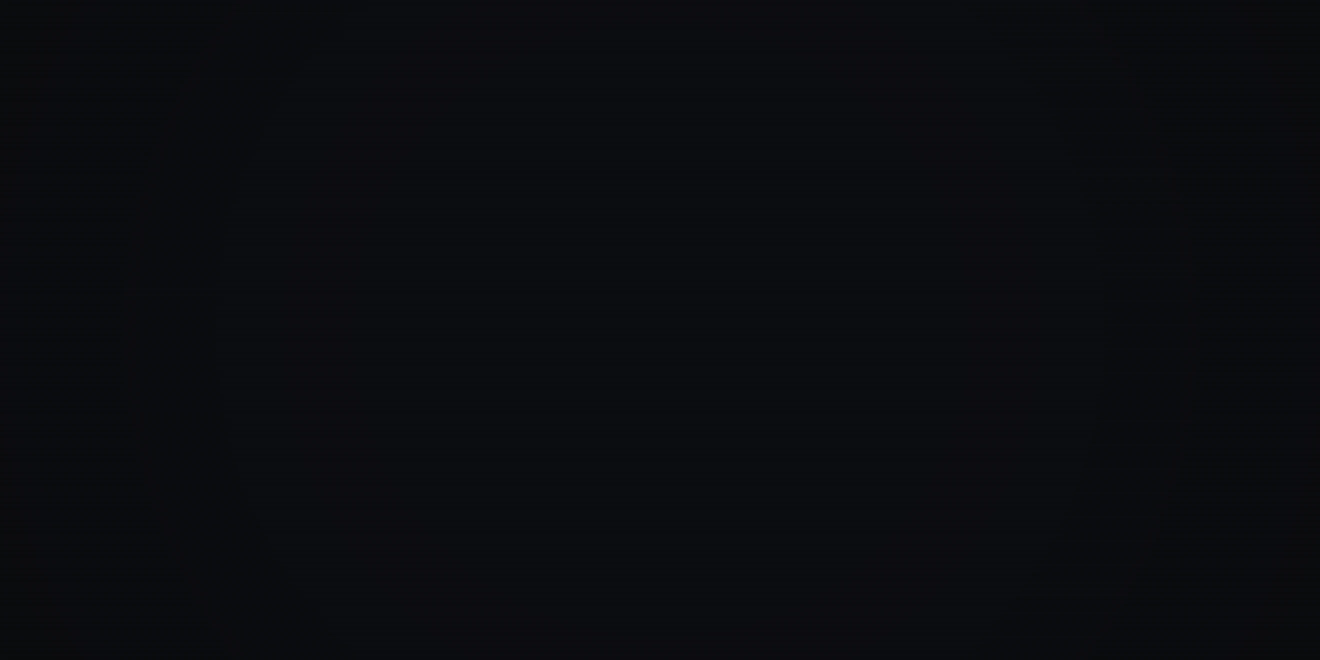
#> input picture assets/promo/guilyx-terminal.webp, 2640 x 1320 px (shown at 1/2 size); its folder holds only this picture in this run
$ python -i generate.py   (imports and definitions only)
#> lines starting #> are read from the running program, lines starting #| are printed output that depends on the picture
#!/usr/bin/env python3
"""
guilyx — terminal profile promo.

Renders `guilyx-terminal.gif`: a ~36s looping sequence that opens as a terminal,
answers `whoami` with the identity card, ticks a behaviour tree, runs an agent
orchestration graph and lets three of its nodes settle into the mark, traces the
trajectory, and signs off.

The subject is orchestration — behaviour trees and lifecycle underneath, and
above them the graph a fleet of agents gets planned over: many agents, one
graph, and the conflict-free plan they all have to agree on.

Palette, type registers and the accent budget come from guilyx/branding
("Ink & Iris"). The accent is the only saturated value in the system, so it is
spent once per scene and nowhere else. Everything else lives on the neutral
ramp, which is what lets a single accent read as "this is the live path".

Pacing is derived from the frame, not hand-tuned: `text()` counts the legible
characters it draws, and a frame that puts new words on screen gets longer than
one that only moves, while a held frame is scaled by how much there is on it to
read. Nothing here is in a hurry, and the pause in the middle of the joke is the
joke.

Frame rate is separate from all of that. The scenes are authored against a
"layout frame" clock and Q subdivides it, so raising Q buys smoothness without
touching a beat.

Deps: pillow >= 10
Run:  python3 assets/promo/generate.py
"""

from __future__ import annotations

import math
import os
import random
from collections import deque

from PIL import Image, ImageChops, ImageDraw, ImageFilter, ImageFont

# --------------------------------------------------------------------------
# Canvas
# --------------------------------------------------------------------------

W, H = 880, 440           # logical (delivered) size
SS = 2                    # supersample headroom, discarded on export
EXPORT = int(os.environ.get("PROMO_EXPORT", "2"))  # delivered = EXPORT x layout
DS = SS * EXPORT          # device scale: everything is drawn at this multiple
FW, FH = W * DS, H * DS   # internal canvas
OW, OH = W * EXPORT, H * EXPORT   # delivered size
# The scene code is authored against a "layout frame" clock. Q subdivides it,
# so raising Q buys frame rate without touching a single beat: every threshold
# in the scenes is an inequality against a now-fractional clock, and the
# per-frame rates (typing, rain, packets) are expressed per layout frame, so
# they simply take smaller steps.
Q = int(os.environ.get("PROMO_Q", "2"))

MOTION_MS = 40            # per sub-frame: 25fps while something is only moving
READ_MS = 50              # per sub-frame while new words are landing
HOLD_SCALE = 1.95          # a frame being read holds twice as long again

# Holds are scaled by how much legible text the frame carries, so the identity
# card — a name, two lines of tagline and four spec rows — sits considerably
# longer than the sign-off wordmark. INK_REF is roughly a middling frame.
INK_REF = 95.0
INK_MIN, INK_MAX = 0.8, 1.7


def read_time(chars: int) -> float:
    return max(INK_MIN, min(INK_MAX, chars / INK_REF))

HERE = os.path.dirname(os.path.abspath(__file__))
OUT = os.path.join(HERE, "guilyx-terminal.gif")
OUT_WEBP = os.path.join(HERE, "guilyx-terminal.webp")

RNG = random.Random(7)    # fixed seed: regeneration is reproducible


def S(v: float) -> float:
    """Logical layout unit -> internal device unit."""
    return v * DS


# --------------------------------------------------------------------------
# Palette — Ink & Iris (guilyx/branding/tokens/tokens.json)
# --------------------------------------------------------------------------

BG      = (0x0d, 0x0e, 0x12)   # ground
RAISED  = (0x15, 0x17, 0x1d)   # cards, panels
LINE    = (0x25, 0x28, 0x33)   # borders, rules
FAINT   = (0x55, 0x5b, 0x69)   # labels, keys
MUTED   = (0x7c, 0x82, 0x91)   # secondary text, resolved nodes
BODY    = (0xa5, 0xaa, 0xb8)   # running text
HEADING = (0xe4, 0xe6, 0xec)   # headings
ACCENT  = (0x8b, 0x95, 0xf0)   # the only saturated value
WHITE   = (0xff, 0xff, 0xff)


# [4 lines left out: function mix, not called in this run]


def fade(c, t):
    """Fade a colour toward the ground. t=1 is full strength."""
    return mix(BG, c, t)


def ramp(a, b, n):
    return [mix(a, b, k / (n - 1)) for k in range(n)]


# [63 lines left out: functions brand_colours, build_palette, not called in this run]


# --------------------------------------------------------------------------
# Type — the two-register system from brand/voice.md
#   lowercase mono  = the machine talking
#   sentence-case display = the person
# --------------------------------------------------------------------------

MONO_PATH = "/usr/share/fonts/truetype/dejavu/DejaVuSansMono.ttf"
MONO_BOLD_PATH = "/usr/share/fonts/truetype/dejavu/DejaVuSansMono-Bold.ttf"
DISP_PATH = "/usr/share/fonts/truetype/liberation/LiberationSans-Bold.ttf"
DISP_REG_PATH = "/usr/share/fonts/truetype/liberation/LiberationSans-Regular.ttf"


def font(path, size):
    return ImageFont.truetype(path, int(round(size * DS)))


F_MONO_XS = font(MONO_PATH, 10)
F_MONO_S = font(MONO_PATH, 12)
F_MONO = font(MONO_PATH, 13.5)
F_MONO_B = font(MONO_BOLD_PATH, 13.5)
F_MONO_L = font(MONO_PATH, 17)
F_MONO_XL = font(MONO_BOLD_PATH, 30)
F_DISP_XL = font(DISP_PATH, 54)
F_DISP_L = font(DISP_PATH, 34)
F_DISP_M = font(DISP_REG_PATH, 21)


def cw(f) -> float:
    """Advance width of one monospace cell, in logical units."""
    return f.getlength("M") / DS


CW = cw(F_MONO)
CW_S = cw(F_MONO_S)
LH = 19.0            # mono line height, logical


# How much legible text a frame carries. Pacing is derived from this rather than
# hand-tuned per beat: a frame that puts new words on screen gets longer, and a
# frame holding a dense card holds longer than one holding a wordmark.
# `_reading` is switched off while the rain draws — the rain is texture, and
# nobody reads it.
_ink = 0
_reading = True

# dimmer than this and it is not being read: excludes the hairline, and text
# that is still fading in
_INK_FLOOR = 60


def _legible(fill) -> bool:
    return sum(fill) / 3.0 >= _INK_FLOOR


def ink() -> int:
    return _ink


def reset_ink() -> None:
    global _ink
    _ink = 0


# [5 lines left out: function text, not called in this run]


def text_w(s, f) -> float:
    return f.getlength(s) / DS


# [6 lines left out: function ctext, not called in this run]


# --------------------------------------------------------------------------
# Easing
# --------------------------------------------------------------------------

def clamp01(t):
    return max(0.0, min(1.0, t))


def ease_out(t):
    t = clamp01(t)
    return 1 - (1 - t) ** 3


def ease_in_out(t):
    t = clamp01(t)
    return 3 * t * t - 2 * t * t * t


def seg(frame, start, length):
    """Local progress 0..1 of a beat starting at `start` and lasting `length`."""
    return clamp01((frame - start) / float(length))


# --------------------------------------------------------------------------
# Glyph rain
#
# No katakana on this box, so the rain runs on the symbol set an engineering
# console would actually have: hex, greek, maths, box drawing. It reads closer
# to the work than cosplay kana would.
# --------------------------------------------------------------------------

GLYPHS = list("0123456789ABCDEF")
# [3 lines not run here, left out]


class Rain:
    """Monochrome cascade. Heads are bright, trails fall away to the hairline."""

    COL_W = 17.0
    TRAIL = 13

    # [60 lines left out: functions __init__, step, heads, draw, _draw, not called in this run]


# --------------------------------------------------------------------------
# Behaviour tree
#
# Real notation and real tick semantics: a sequence ticks its children in order,
# a fallback returns as soon as one child succeeds, a parallel keeps its children
# running together. The statuses below are what this tree actually returns —
# `return home` is never reached because `battery ok` succeeds first.
# --------------------------------------------------------------------------

BT_H = 24.0

BT_NODES = {
    "root":    (440.0, 100.0, "\u2192", "sequence"),
    "guard":   (270.0, 172.0, "?", "fallback"),
    "run":     (610.0, 172.0, "\u21c9", "parallel"),
    "battery": (185.0, 244.0, "\u25cb", "battery ok"),
    "rtl":     (355.0, 244.0, "\u25b8", "return home"),
    "track":   (525.0, 244.0, "\u25b8", "track target"),
    "stream":  (695.0, 244.0, "\u25b8", "stream tlm"),
}

BT_EDGES = [
    ("root", "guard"), ("root", "run"),
    ("guard", "battery"), ("guard", "rtl"),
    ("run", "track"), ("run", "stream"),
]

# (node, frame it resolves, status). `rtl` never resolves — it is not ticked.
BT_TICK = [
    ("root", 18, "running"),
    ("guard", 20, "success"),
    ("battery", 22, "success"),
    ("guard", 24, "success"),
    ("run", 26, "running"),
    ("track", 28, "running"),
    ("stream", 30, "running"),
]

# which level each node sits on, for the staggered draw-in
BT_LEVEL = {"root": 0, "guard": 1, "run": 1,
            "battery": 2, "rtl": 2, "track": 2, "stream": 2}


# [47 lines left out: functions bt_status, bt_node_box, draw_bt_node, draw_bt_edge, not called in this run]


# --------------------------------------------------------------------------
# Agent orchestration graph
#
# Kymatics, in one picture: fleets of agents coordinated the way you would
# orchestrate services. Messages travel the edges; the nodes are the seams.
# --------------------------------------------------------------------------

GRAPH_NODES = [
    ("planner", 236.0, 140.0),
    ("perception", 158.0, 258.0),
    ("navigation", 348.0, 318.0),
    ("mission", 528.0, 132.0),
    ("telemetry", 712.0, 232.0),
    ("operator", 588.0, 330.0),
]

GRAPH_EDGES = [(0, 1), (0, 2), (0, 3), (1, 2), (3, 4), (3, 5), (4, 5), (2, 5)]

# the three that stay and become the mark
GRAPH_KEEP = (0, 3, 2)


# [30 lines left out: function draw_graph, not called in this run]


# --------------------------------------------------------------------------
# The mark — three agents holding a formation (guilyx/branding/brand/logo.md)
# Geometry is the SVG's, on a 32x32 grid, about the centroid.
# --------------------------------------------------------------------------

MARK_NODES = ((16.0, 8.5), (8.5, 21.0), (23.5, 21.0))
MARK_CENTROID = (16.0, (8.5 + 21.0 + 21.0) / 3.0)
MARK_R = 2.1
MARK_STROKE = 1.1


# [47 lines left out: functions mark_points, draw_mark, corner_ticks, status_bar, not called in this run]


# --------------------------------------------------------------------------
# Post-processing
# --------------------------------------------------------------------------

def bloom(img, radius=7 * EXPORT, strength=0.55):
    """Glow, computed small and scaled back up — cheap and smoother than a
    full-resolution blur."""
    small = img.resize((FW // 4, FH // 4), Image.BILINEAR)
    small = ImageChops.subtract(small, Image.new("RGB", small.size, (46, 46, 46)))
    small = small.filter(ImageFilter.GaussianBlur(radius))
    up = small.resize((FW, FH), Image.BILINEAR)
    up = up.point(lambda v: int(v * strength))
    return ImageChops.screen(img, up)


def build_screen_mask():
    """Scanlines and a light vignette, baked into one multiply mask.

    The vignette stays gentle on purpose: the ground is already near-black, so
    anything heavier reads as a smudge rather than a screen.
    """
    m = Image.new("L", (OW, OH), 255)
#> m: PIL image 1760x880 L; every value is 255
    px = m.load()
    cx, cy = OW / 2.0, OH / 2.0
    maxd = math.hypot(cx, cy)
    for y in range(OH):
        scan = 0.88 if ((y // EXPORT) % 2) else 1.0
        for x in range(OW):
            d = math.hypot(x - cx, y - cy) / maxd
            vig = 1.0 - 0.14 * (d ** 2.0)
            px[x, y] = max(0, min(255, int(255 * scan * vig)))
    return Image.merge("RGB", (m, m, m))
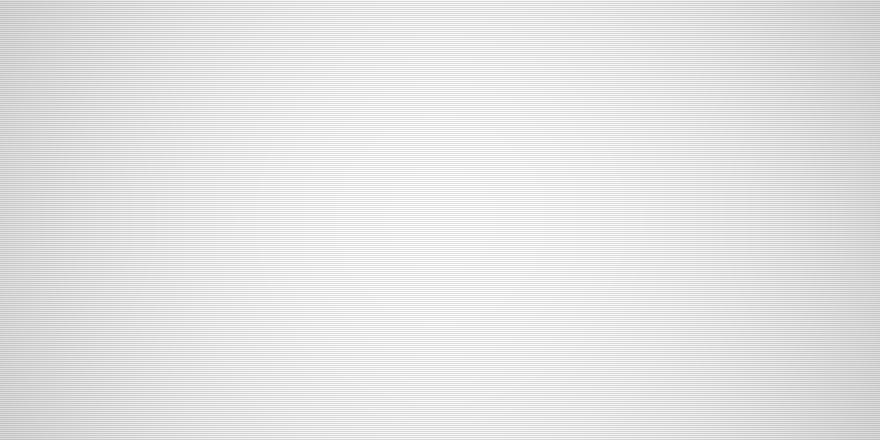
#> returned value: PIL image 1760x880 RGB (shown at 1/2 size); min 193, max 255, mean 228


def build_scanline_mask():
    """Scanlines with no vignette — for the flash card, where a radial falloff
    across a bright ground is the one place this palette visibly contours."""
    m = Image.new("L", (OW, OH), 255)
    px = m.load()
    for y in range(OH):
        v = 214 if ((y // EXPORT) % 2) else 255
        for x in range(OW):
            px[x, y] = v
    return Image.merge("RGB", (m, m, m))
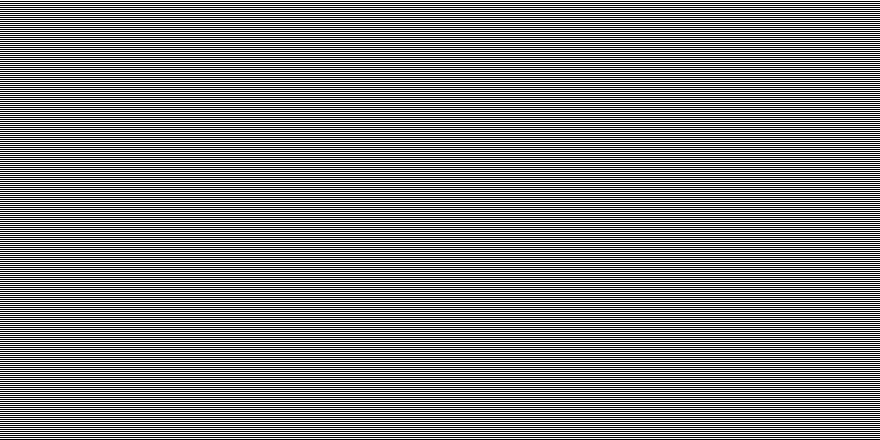
#> returned value: PIL image 1760x880 RGB (shown at 1/2 size); values 214 (black) and 255 (white), 50% white in thin lines or dots


SCREEN_MASK = build_screen_mask()
SCANLINE_MASK = build_scanline_mask()


# [22 lines left out: function slice_glitch, not called in this run]


# --------------------------------------------------------------------------
# Timeline
# --------------------------------------------------------------------------

T_POWER = 0
T_TERM = 11
T_ID = 35
T_JOKE = 60
T_BT = 82
T_GRAPH = 120
T_TRAJ = 152
T_SIGN = 174
T_END = 193

CUTS = (T_ID, T_JOKE, T_BT, T_GRAPH, T_TRAJ, T_SIGN)

# Frames that hold, and for how long.
#
# GIF delays are per frame, so the piece does not have to pick one speed. The
# graph and the typing run at FRAME_MS because they are motion; the frames where
# there is something to *read* sit still for a beat instead. The rain and the
# graph are frozen on a hold, so the pause reads as deliberate rather than as a
# dropped frame — and an unchanged frame costs almost nothing to encode.
HOLD_MS = {
    T_ID - 2: 400, T_ID - 1: 400,                       # after `whoami`
    T_JOKE - 3: 380, T_JOKE - 2: 380, T_JOKE - 1: 380,  # the identity card
    # the joke: a long beat where it still looks like an error, then the answer
    T_JOKE + 16: 460, T_JOKE + 17: 460,
    T_BT - 3: 480, T_BT - 2: 480, T_BT - 1: 480,
    T_GRAPH - 2: 480, T_GRAPH - 1: 480,                 # the ticked tree
    T_TRAJ - 2: 480, T_TRAJ - 1: 480,                   # the mark
    T_SIGN - 2: 400, T_SIGN - 1: 400,                   # the trajectory
    T_END - 7: 480, T_END - 6: 480,                      # sign-off, before fade
}


# --------------------------------------------------------------------------
# Content — every string below traces back to site.ts, the profile README,
# or brand/voice.md. Machine register is lowercase; the person is sentence case.
# --------------------------------------------------------------------------

TERM_LINES = [
    # (start, indent, segments[(text, colour)], typed?)
    (0,  0, [("guilyx", MUTED), (" on ", FAINT), ("master", MUTED),
             (" [!?] ", FAINT), ("took 16s", FAINT)], False),
    (2,  0, [("→ ", ACCENT), ("ssh erwin@elejeune.me", BODY)], True),
    (17, 1, [("handshake ", FAINT), ("·" * 14, LINE), (" ok", BODY)], False),
    (20, 1, [("locale ", FAINT), ("·" * 17, LINE),
             (" abu dhabi, uae · utc+04", BODY)], False),
    (22, 0, [("→ ", ACCENT), ("whoami", BODY)], True),
]

# The joke, and it is true: optimal multi-agent pathfinding is NP-hard, and the
# field plans anyway — bounded-suboptimal solvers exist precisely because nobody
# waits for the optimum. Brand voice allows exactly one joke and it has to be
# true, so this is the one, and it sets up the graph scene after it.
JOKE_LINES = [
    (0,  0, [("guilyx", MUTED), (" on ", FAINT), ("master", MUTED),
             (" [!?]", FAINT)], False),
    (2,  0, [("→ ", ACCENT), ("mapf solve --optimal", BODY)], True),
    (15, 1, [("optimal mapf is np-hard.", BODY)], False),
    (18, 1, [("solving it anyway.", MUTED)], False),
]

# Every value below is lifted from v4's site.ts — the role line, the location,
# the SIRB.AI bullet on multi-agent planning, the TII one on behaviour
# orchestration, and the Unchained/Kymatics work on agentic orchestration.
SPEC = [
    ("role", "lead architect · robotics & ai systems"),
    ("based", "abu dhabi, uae"),
    ("building", "multi-agent planning · behaviour orchestration"),
    ("also", "agentic orchestration · mcp"),
]

TRAJECTORY = [
    (2019.6, "ingeniarius", "robotics"),
    (2020.7, "ecole centrale", "research"),
    (2021.5, "coalescent", "founding eng"),
    (2022.6, "tii", "lead, autonomy"),
    (2024.3, "unchained", "agentic ai"),
    (2026.3, "sirb.ai", "lead, autonomy"),
]
TRAJ_T0, TRAJ_T1 = 2018.6, 2026.9


# --------------------------------------------------------------------------
# Scenes
# --------------------------------------------------------------------------

# [25 lines left out: function scene_power, not called in this run]


CPS = 1.7          # characters per frame while typing — deliberate, not frantic


# [37 lines left out: functions _cursor, draw_terminal, not called in this run]


def scene_term(d, f):
    """The handshake. Terminal in the machine register."""
    draw_terminal(d, f, f - T_TERM, TERM_LINES, tail_from=27)


def scene_joke(d, f):
    """`mapf solve --optimal`. The pause before the answer is the joke."""
    draw_terminal(d, f, f - T_JOKE, JOKE_LINES, y0=172.0, tail_from=20)


# [408 lines left out: functions scene_identity, scene_bt, scene_graph, scene_trajectory, scene_sign, flash_card and 1 more, not called in this run]


# [2 lines not run here, left out]

>>> import cv2
>>> picture = cv2.imread('guilyx-terminal.webp', cv2.IMREAD_GRAYSCALE)
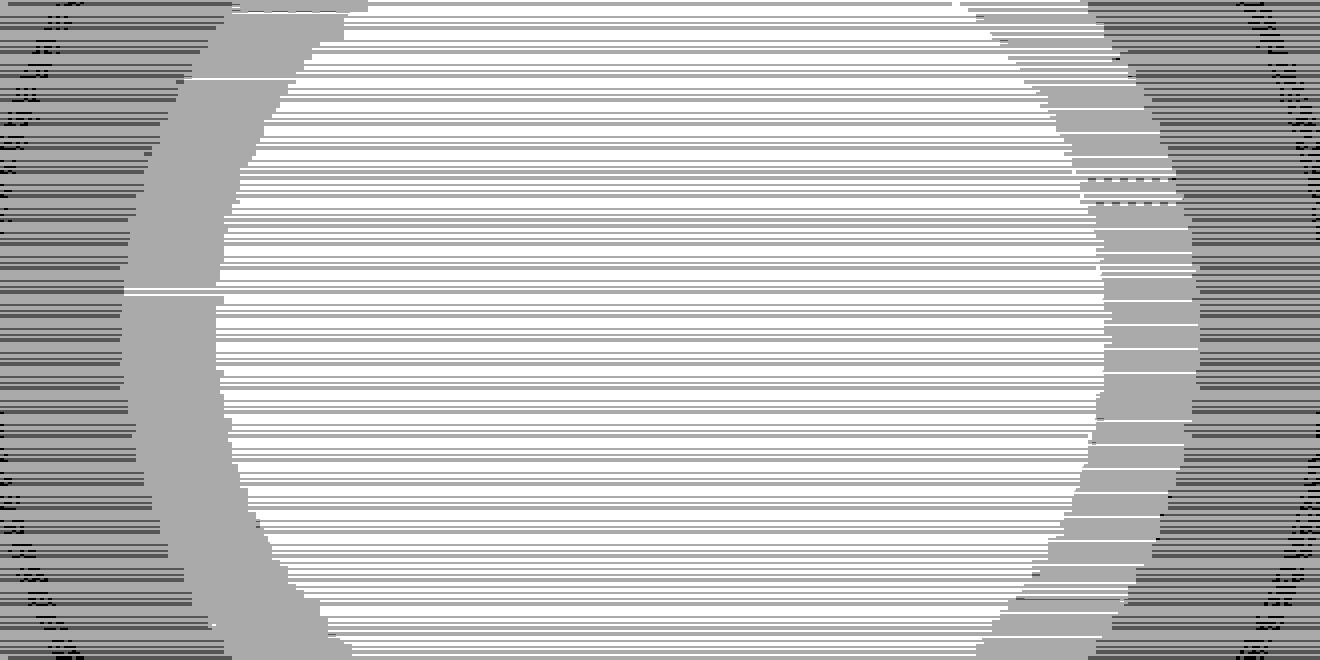
#> picture: shape (1320, 2640) (shown at 1/2 size); min 10, max 13, mean 12.3; drawn with min black and max white
>>> result = bloom(picture)
#> (the run stopped early here; a loop or call above may not have finished)
